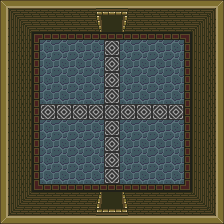

A level layout from a 2D game, rendered from its tile map. Below: a short description, then the map file with its tile-grid data intact:
An orthogonal 28x28 tile map with 8x8 px tiles, 3 tile layers (walls, floor, doors).

<map version="1.4" tiledversion="1.4.1" orientation="orthogonal" renderorder="right-down" width="28" height="28" tilewidth="8" tileheight="8" infinite="0" nextlayerid="4" nextobjectid="1">
 <editorsettings>
  <export target="../../src/src/assets/tilemaps/test_dungeon_fullsize.json" format="json" />
 </editorsettings>
 <tileset firstgid="1" name="test3" tilewidth="8" tileheight="8" tilecount="2500" columns="50">
  <image source="../programmer_art/sprite_sheet.png" width="400" height="400" />
 </tileset>
 <layer id="1" name="walls" width="28" height="28">
  <data encoding="csv">
456,152,152,152,152,152,152,152,152,152,152,152,152,152,152,152,152,152,152,152,152,152,152,152,152,152,152,455,
154,309,457,457,457,457,457,457,457,457,457,457,0,0,0,0,457,457,457,457,457,457,457,457,457,457,310,153,
154,409,309,459,459,459,459,459,459,459,459,459,0,0,0,0,459,459,459,459,459,459,459,459,459,310,408,153,
154,409,407,309,459,459,459,459,459,459,459,459,0,0,0,0,459,459,459,459,459,459,459,459,310,410,408,153,
154,409,407,407,0,0,0,0,0,0,0,0,0,0,0,0,0,0,0,0,0,0,0,0,410,410,408,153,
154,409,407,407,0,0,0,0,0,0,0,0,0,0,0,0,0,0,0,0,0,0,0,0,410,410,408,153,
154,409,407,407,0,0,0,0,0,0,0,0,0,0,0,0,0,0,0,0,0,0,0,0,410,410,408,153,
154,409,407,407,0,0,0,0,0,0,0,0,0,0,0,0,0,0,0,0,0,0,0,0,410,410,408,153,
154,409,407,407,0,0,0,0,0,0,0,0,0,0,0,0,0,0,0,0,0,0,0,0,410,410,408,153,
154,409,407,407,0,0,0,0,0,0,0,0,0,0,0,0,0,0,0,0,0,0,0,0,410,410,408,153,
154,409,407,407,0,0,0,0,0,0,0,0,0,0,0,0,0,0,0,0,0,0,0,0,410,410,408,153,
154,409,407,407,0,0,0,0,0,0,0,0,0,0,0,0,0,0,0,0,0,0,0,0,410,410,408,153,
154,409,407,407,0,0,0,0,0,0,0,0,0,0,0,0,0,0,0,0,0,0,0,0,410,410,408,153,
154,409,407,407,0,0,0,0,0,0,0,0,0,0,0,0,0,0,0,0,0,0,0,0,410,410,408,153,
154,409,407,407,0,0,0,0,0,0,0,0,0,0,0,0,0,0,0,0,0,0,0,0,410,410,408,153,
154,409,407,407,0,0,0,0,0,0,0,0,0,0,0,0,0,0,0,0,0,0,0,0,410,410,408,153,
154,409,407,407,0,0,0,0,0,0,0,0,0,0,0,0,0,0,0,0,0,0,0,0,410,410,408,153,
154,409,407,407,0,0,0,0,0,0,0,0,0,0,0,0,0,0,0,0,0,0,0,0,410,410,408,153,
154,409,407,407,0,0,0,0,0,0,0,0,0,0,0,0,0,0,0,0,0,0,0,0,410,410,408,153,
154,409,407,407,0,0,0,0,0,0,0,0,0,0,0,0,0,0,0,0,0,0,0,0,410,410,408,153,
154,409,407,407,0,0,0,0,0,0,0,0,0,0,0,0,0,0,0,0,0,0,0,0,410,410,408,153,
154,409,407,407,0,0,0,0,0,0,0,0,0,0,0,0,0,0,0,0,0,0,0,0,410,410,408,153,
154,409,407,407,0,0,0,0,0,0,0,0,0,0,0,0,0,0,0,0,0,0,0,0,410,410,408,153,
154,409,407,407,0,0,0,0,0,0,0,0,0,0,0,0,0,0,0,0,0,0,0,0,410,410,408,153,
154,409,407,359,460,460,460,460,460,460,460,460,0,0,0,0,460,460,460,460,460,460,460,460,360,410,408,153,
154,409,359,460,460,460,460,460,460,460,460,460,0,0,0,0,460,460,460,460,460,460,460,460,460,360,408,153,
154,359,458,458,458,458,458,458,458,458,458,458,0,0,0,0,458,458,458,458,458,458,458,458,458,458,360,153,
406,104,104,104,104,104,104,104,104,104,104,104,104,104,104,104,104,104,104,104,104,104,104,104,104,104,104,405
</data>
 </layer>
 <layer id="2" name="floor" width="28" height="28">
  <data encoding="csv">
0,0,0,0,0,0,0,0,0,0,0,0,0,0,0,0,0,0,0,0,0,0,0,0,0,0,0,0,
0,0,0,0,0,0,0,0,0,0,0,0,0,0,0,0,0,0,0,0,0,0,0,0,0,0,0,0,
0,0,0,0,0,0,0,0,0,0,0,0,0,0,0,0,0,0,0,0,0,0,0,0,0,0,0,0,
0,0,0,0,0,0,0,0,0,0,0,0,0,0,0,0,0,0,0,0,0,0,0,0,0,0,0,0,
0,0,0,0,5,55,55,55,55,55,55,55,55,55,55,55,55,55,55,55,55,55,55,6,0,0,0,0,
0,0,0,0,105,3,4,3,4,3,4,3,4,1,2,3,4,3,4,3,4,3,4,106,0,0,0,0,
0,0,0,0,105,53,54,53,54,53,54,53,54,51,52,53,54,53,54,53,54,53,54,106,0,0,0,0,
0,0,0,0,105,3,4,3,4,3,4,3,4,1,2,3,4,3,4,3,4,3,4,106,0,0,0,0,
0,0,0,0,105,53,54,53,54,53,54,53,54,51,52,53,54,53,54,53,54,53,54,106,0,0,0,0,
0,0,0,0,105,3,4,3,4,3,4,3,4,1,2,3,4,3,4,3,4,3,4,106,0,0,0,0,
0,0,0,0,105,53,54,53,54,53,54,53,54,51,52,53,54,53,54,53,54,53,54,106,0,0,0,0,
0,0,0,0,105,3,4,3,4,3,4,3,4,1,2,3,4,3,4,3,4,3,4,106,0,0,0,0,
0,0,0,0,105,53,54,53,54,53,54,53,54,51,52,53,54,53,54,53,54,53,54,106,0,0,0,0,
0,0,0,0,105,1,2,1,2,1,2,1,2,1,2,1,2,1,2,1,2,1,2,106,0,0,0,0,
0,0,0,0,105,51,52,51,52,51,52,51,52,51,52,51,52,51,52,51,52,51,52,106,0,0,0,0,
0,0,0,0,105,3,4,3,4,3,4,3,4,1,2,3,4,3,4,3,4,3,4,106,0,0,0,0,
0,0,0,0,105,53,54,53,54,53,54,53,54,51,52,53,54,53,54,53,54,53,54,106,0,0,0,0,
0,0,0,0,105,3,4,3,4,3,4,3,4,1,2,3,4,3,4,3,4,3,4,106,0,0,0,0,
0,0,0,0,105,53,54,53,54,53,54,53,54,51,52,53,54,53,54,53,54,53,54,106,0,0,0,0,
0,0,0,0,105,3,4,3,4,3,4,3,4,1,2,3,4,3,4,3,4,3,4,106,0,0,0,0,
0,0,0,0,105,53,54,53,54,53,54,53,54,51,52,53,54,53,54,53,54,53,54,106,0,0,0,0,
0,0,0,0,105,3,4,3,4,3,4,3,4,1,2,3,4,3,4,3,4,3,4,106,0,0,0,0,
0,0,0,0,105,53,54,53,54,53,54,53,54,51,52,53,54,53,54,53,54,53,54,106,0,0,0,0,
0,0,0,0,205,255,255,255,255,255,255,255,255,255,255,255,255,255,255,255,255,255,255,206,0,0,0,0,
0,0,0,0,0,0,0,0,0,0,0,0,0,0,0,0,0,0,0,0,0,0,0,0,0,0,0,0,
0,0,0,0,0,0,0,0,0,0,0,0,0,0,0,0,0,0,0,0,0,0,0,0,0,0,0,0,
0,0,0,0,0,0,0,0,0,0,0,0,0,0,0,0,0,0,0,0,0,0,0,0,0,0,0,0,
0,0,0,0,0,0,0,0,0,0,0,0,0,0,0,0,0,0,0,0,0,0,0,0,0,0,0,0
</data>
 </layer>
 <layer id="3" name="doors" width="28" height="28" locked="1">
  <data encoding="csv">
0,0,0,0,0,0,0,0,0,0,0,0,0,0,0,0,0,0,0,0,0,0,0,0,0,0,0,0,
0,0,0,0,0,0,0,0,0,0,0,0,157,158,159,160,0,0,0,0,0,0,0,0,0,0,0,0,
0,0,0,0,0,0,0,0,0,0,0,0,207,208,208,210,0,0,0,0,0,0,0,0,0,0,0,0,
0,0,0,0,0,0,0,0,0,0,0,0,257,208,208,260,0,0,0,0,0,0,0,0,0,0,0,0,
0,0,0,0,0,0,0,0,0,0,0,0,0,0,0,0,0,0,0,0,0,0,0,0,0,0,0,0,
0,0,0,0,0,0,0,0,0,0,0,0,0,0,0,0,0,0,0,0,0,0,0,0,0,0,0,0,
0,0,0,0,0,0,0,0,0,0,0,0,0,0,0,0,0,0,0,0,0,0,0,0,0,0,0,0,
0,0,0,0,0,0,0,0,0,0,0,0,0,0,0,0,0,0,0,0,0,0,0,0,0,0,0,0,
0,0,0,0,0,0,0,0,0,0,0,0,0,0,0,0,0,0,0,0,0,0,0,0,0,0,0,0,
0,0,0,0,0,0,0,0,0,0,0,0,0,0,0,0,0,0,0,0,0,0,0,0,0,0,0,0,
0,0,0,0,0,0,0,0,0,0,0,0,0,0,0,0,0,0,0,0,0,0,0,0,0,0,0,0,
0,0,0,0,0,0,0,0,0,0,0,0,0,0,0,0,0,0,0,0,0,0,0,0,0,0,0,0,
0,0,0,0,0,0,0,0,0,0,0,0,0,0,0,0,0,0,0,0,0,0,0,0,0,0,0,0,
0,0,0,0,0,0,0,0,0,0,0,0,0,0,0,0,0,0,0,0,0,0,0,0,0,0,0,0,
0,0,0,0,0,0,0,0,0,0,0,0,0,0,0,0,0,0,0,0,0,0,0,0,0,0,0,0,
0,0,0,0,0,0,0,0,0,0,0,0,0,0,0,0,0,0,0,0,0,0,0,0,0,0,0,0,
0,0,0,0,0,0,0,0,0,0,0,0,0,0,0,0,0,0,0,0,0,0,0,0,0,0,0,0,
0,0,0,0,0,0,0,0,0,0,0,0,0,0,0,0,0,0,0,0,0,0,0,0,0,0,0,0,
0,0,0,0,0,0,0,0,0,0,0,0,0,0,0,0,0,0,0,0,0,0,0,0,0,0,0,0,
0,0,0,0,0,0,0,0,0,0,0,0,0,0,0,0,0,0,0,0,0,0,0,0,0,0,0,0,
0,0,0,0,0,0,0,0,0,0,0,0,0,0,0,0,0,0,0,0,0,0,0,0,0,0,0,0,
0,0,0,0,0,0,0,0,0,0,0,0,0,0,0,0,0,0,0,0,0,0,0,0,0,0,0,0,
0,0,0,0,0,0,0,0,0,0,0,0,0,0,0,0,0,0,0,0,0,0,0,0,0,0,0,0,
0,0,0,0,0,0,0,0,0,0,0,0,0,0,0,0,0,0,0,0,0,0,0,0,0,0,0,0,
0,0,0,0,0,0,0,0,0,0,0,0,7,8,8,10,0,0,0,0,0,0,0,0,0,0,0,0,
0,0,0,0,0,0,0,0,0,0,0,0,57,8,8,60,0,0,0,0,0,0,0,0,0,0,0,0,
0,0,0,0,0,0,0,0,0,0,0,0,107,108,109,110,0,0,0,0,0,0,0,0,0,0,0,0,
0,0,0,0,0,0,0,0,0,0,0,0,0,0,0,0,0,0,0,0,0,0,0,0,0,0,0,0
</data>
 </layer>
</map>
